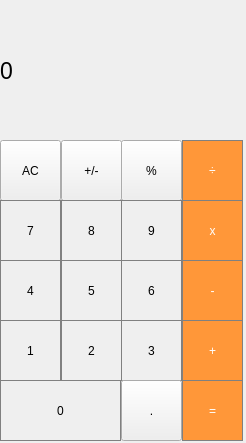
<?xml version="1.0" encoding="UTF-8"?>
<ui version="4.0">
 <class>MainWindow</class>
 <widget class="QMainWindow" name="MainWindow">
  <property name="geometry">
   <rect>
    <x>0</x>
    <y>0</y>
    <width>246</width>
    <height>443</height>
   </rect>
  </property>
  <property name="windowTitle">
   <string>MainWindow</string>
  </property>
  <widget class="QWidget" name="centralwidget">
   <widget class="QLabel" name="result_show">
    <property name="geometry">
     <rect>
      <x>0</x>
      <y>0</y>
      <width>221</width>
      <height>141</height>
     </rect>
    </property>
    <property name="font">
     <font>
      <pointsize>17</pointsize>
     </font>
    </property>
    <property name="styleSheet">
     <string notr="true">QLabel {
	qproperty-alignment: 'AlignVCenter  | AlignRight';
	border-bottom: 1px solid gray;
}

background-color : white</string>
    </property>
    <property name="text">
     <string>0</string>
    </property>
   </widget>
   <widget class="QPushButton" name="pushButton_pl_or_mn">
    <property name="geometry">
     <rect>
      <x>61</x>
      <y>140</y>
      <width>61</width>
      <height>61</height>
     </rect>
    </property>
    <property name="styleSheet">
     <string notr="true"/>
    </property>
    <property name="text">
     <string>+/-</string>
    </property>
   </widget>
   <widget class="QPushButton" name="pushButton_div">
    <property name="geometry">
     <rect>
      <x>182</x>
      <y>140</y>
      <width>61</width>
      <height>61</height>
     </rect>
    </property>
    <property name="styleSheet">
     <string notr="true">QPushButton{
	background-color: rgb(255, 151, 57);
	color: white;
	border: 1px solid gray;
}
QPushButton:pressed{
	background-color: qlineargradient(x1: 0, y1: 0, x2: 0, y2: 1,
										stop: 0 #FF7832, stop: 1 #FF9739);
}</string>
    </property>
    <property name="text">
     <string>÷</string>
    </property>
   </widget>
   <widget class="QPushButton" name="pushButton_AC">
    <property name="geometry">
     <rect>
      <x>0</x>
      <y>140</y>
      <width>61</width>
      <height>61</height>
     </rect>
    </property>
    <property name="styleSheet">
     <string notr="true"/>
    </property>
    <property name="text">
     <string>AC</string>
    </property>
   </widget>
   <widget class="QPushButton" name="pushButton_percent">
    <property name="geometry">
     <rect>
      <x>121</x>
      <y>140</y>
      <width>61</width>
      <height>61</height>
     </rect>
    </property>
    <property name="styleSheet">
     <string notr="true"/>
    </property>
    <property name="text">
     <string>%</string>
    </property>
   </widget>
   <widget class="QPushButton" name="pushButton_8">
    <property name="geometry">
     <rect>
      <x>61</x>
      <y>200</y>
      <width>61</width>
      <height>61</height>
     </rect>
    </property>
    <property name="styleSheet">
     <string notr="true">QPushButton {
	border: 1px solid gray;
}
QPushButton:pressed{
	background-color: qlineargradient(x1:0, y1:0, x2:0,y2:1,
										stop: 0 #dadbde, stop: 1#f6f7fa);
}</string>
    </property>
    <property name="text">
     <string>8</string>
    </property>
   </widget>
   <widget class="QPushButton" name="pushButton_mul">
    <property name="geometry">
     <rect>
      <x>182</x>
      <y>200</y>
      <width>61</width>
      <height>61</height>
     </rect>
    </property>
    <property name="styleSheet">
     <string notr="true">QPushButton{
	background-color: rgb(255, 151, 57);
	color: white;
	border: 1px solid gray;
}
QPushButton:pressed{
	background-color: qlineargradient(x1: 0, y1: 0, x2: 0, y2: 1,
										stop: 0 #FF7832, stop: 1 #FF9739);
}</string>
    </property>
    <property name="text">
     <string>x</string>
    </property>
   </widget>
   <widget class="QPushButton" name="pushButton_7">
    <property name="geometry">
     <rect>
      <x>0</x>
      <y>200</y>
      <width>61</width>
      <height>61</height>
     </rect>
    </property>
    <property name="styleSheet">
     <string notr="true">QPushButton {
	border: 1px solid gray;
}
QPushButton:pressed{
	background-color: qlineargradient(x1:0, y1:0, x2:0,y2:1,
										stop: 0 #dadbde, stop: 1#f6f7fa);
}</string>
    </property>
    <property name="text">
     <string>7</string>
    </property>
   </widget>
   <widget class="QPushButton" name="pushButton_9">
    <property name="geometry">
     <rect>
      <x>121</x>
      <y>200</y>
      <width>61</width>
      <height>61</height>
     </rect>
    </property>
    <property name="styleSheet">
     <string notr="true">QPushButton {
	border: 1px solid gray;
}
QPushButton:pressed{
	background-color: qlineargradient(x1:0, y1:0, x2:0,y2:1,
										stop: 0 #dadbde, stop: 1#f6f7fa);
}</string>
    </property>
    <property name="text">
     <string>9</string>
    </property>
   </widget>
   <widget class="QPushButton" name="pushButton_1">
    <property name="geometry">
     <rect>
      <x>0</x>
      <y>320</y>
      <width>61</width>
      <height>61</height>
     </rect>
    </property>
    <property name="styleSheet">
     <string notr="true">QPushButton {
	border: 1px solid gray;
}
QPushButton:pressed{
	background-color: qlineargradient(x1:0, y1:0, x2:0,y2:1,
										stop: 0 #dadbde, stop: 1#f6f7fa);
}</string>
    </property>
    <property name="text">
     <string>1</string>
    </property>
   </widget>
   <widget class="QPushButton" name="pushButton_eq">
    <property name="geometry">
     <rect>
      <x>182</x>
      <y>380</y>
      <width>61</width>
      <height>61</height>
     </rect>
    </property>
    <property name="styleSheet">
     <string notr="true">QPushButton{
	background-color: rgb(255, 151, 57);
	color: white;
	border: 1px solid gray;
}
QPushButton:pressed{
	background-color: qlineargradient(x1: 0, y1: 0, x2: 0, y2: 1,
										stop: 0 #FF7832, stop: 1 #FF9739);
}</string>
    </property>
    <property name="text">
     <string>=</string>
    </property>
   </widget>
   <widget class="QPushButton" name="pushButton_0">
    <property name="geometry">
     <rect>
      <x>0</x>
      <y>380</y>
      <width>121</width>
      <height>61</height>
     </rect>
    </property>
    <property name="styleSheet">
     <string notr="true">QPushButton {
	border: 1px solid gray;
}
QPushButton:pressed{
	background-color: qlineargradient(x1:0, y1:0, x2:0,y2:1,
										stop: 0 #dadbde, stop: 1#f6f7fa);
}</string>
    </property>
    <property name="text">
     <string>0</string>
    </property>
   </widget>
   <widget class="QPushButton" name="pushButton_5">
    <property name="geometry">
     <rect>
      <x>61</x>
      <y>260</y>
      <width>61</width>
      <height>61</height>
     </rect>
    </property>
    <property name="styleSheet">
     <string notr="true">QPushButton {
	border: 1px solid gray;
}
QPushButton:pressed{
	background-color: qlineargradient(x1:0, y1:0, x2:0,y2:1,
										stop: 0 #dadbde, stop: 1#f6f7fa);
}</string>
    </property>
    <property name="text">
     <string>5</string>
    </property>
   </widget>
   <widget class="QPushButton" name="pushButton_min">
    <property name="geometry">
     <rect>
      <x>182</x>
      <y>260</y>
      <width>61</width>
      <height>61</height>
     </rect>
    </property>
    <property name="styleSheet">
     <string notr="true">QPushButton{
	background-color: rgb(255, 151, 57);
	color: white;
	border: 1px solid gray;
}
QPushButton:pressed{
	background-color: qlineargradient(x1: 0, y1: 0, x2: 0, y2: 1,
										stop: 0 #FF7832, stop: 1 #FF9739);
}</string>
    </property>
    <property name="text">
     <string>-</string>
    </property>
   </widget>
   <widget class="QPushButton" name="pushButton_2">
    <property name="geometry">
     <rect>
      <x>61</x>
      <y>320</y>
      <width>61</width>
      <height>61</height>
     </rect>
    </property>
    <property name="styleSheet">
     <string notr="true">QPushButton {
	border: 1px solid gray;
}
QPushButton:pressed{
	background-color: qlineargradient(x1:0, y1:0, x2:0,y2:1,
										stop: 0 #dadbde, stop: 1#f6f7fa);
}</string>
    </property>
    <property name="text">
     <string>2</string>
    </property>
   </widget>
   <widget class="QPushButton" name="pushButton_3">
    <property name="geometry">
     <rect>
      <x>121</x>
      <y>320</y>
      <width>61</width>
      <height>61</height>
     </rect>
    </property>
    <property name="styleSheet">
     <string notr="true">QPushButton {
	border: 1px solid gray;
}
QPushButton:pressed{
	background-color: qlineargradient(x1:0, y1:0, x2:0,y2:1,
										stop: 0 #dadbde, stop: 1#f6f7fa);
}</string>
    </property>
    <property name="text">
     <string>3</string>
    </property>
   </widget>
   <widget class="QPushButton" name="pushButton_plus">
    <property name="geometry">
     <rect>
      <x>182</x>
      <y>320</y>
      <width>61</width>
      <height>61</height>
     </rect>
    </property>
    <property name="styleSheet">
     <string notr="true">QPushButton{
	background-color: rgb(255, 151, 57);
	color: white;
	border: 1px solid gray;
}
QPushButton:pressed{
	background-color: qlineargradient(x1: 0, y1: 0, x2: 0, y2: 1,
										stop: 0 #FF7832, stop: 1 #FF9739);
}</string>
    </property>
    <property name="text">
     <string>+</string>
    </property>
   </widget>
   <widget class="QPushButton" name="pushButton_dot">
    <property name="geometry">
     <rect>
      <x>121</x>
      <y>380</y>
      <width>61</width>
      <height>61</height>
     </rect>
    </property>
    <property name="styleSheet">
     <string notr="true"/>
    </property>
    <property name="text">
     <string>.</string>
    </property>
   </widget>
   <widget class="QPushButton" name="pushButton_4">
    <property name="geometry">
     <rect>
      <x>0</x>
      <y>260</y>
      <width>61</width>
      <height>61</height>
     </rect>
    </property>
    <property name="styleSheet">
     <string notr="true">QPushButton {
	border: 1px solid gray;
}
QPushButton:pressed{
	background-color: qlineargradient(x1:0, y1:0, x2:0,y2:1,
										stop: 0 #dadbde, stop: 1#f6f7fa);
}</string>
    </property>
    <property name="text">
     <string>4</string>
    </property>
   </widget>
   <widget class="QPushButton" name="pushButton_6">
    <property name="geometry">
     <rect>
      <x>121</x>
      <y>260</y>
      <width>61</width>
      <height>61</height>
     </rect>
    </property>
    <property name="styleSheet">
     <string notr="true">QPushButton {
	border: 1px solid gray;
}
QPushButton:pressed{
	background-color: qlineargradient(x1:0, y1:0, x2:0,y2:1,
										stop: 0 #dadbde, stop: 1#f6f7fa);
}</string>
    </property>
    <property name="text">
     <string>6</string>
    </property>
   </widget>
  </widget>
 </widget>
 <resources/>
 <connections/>
</ui>
